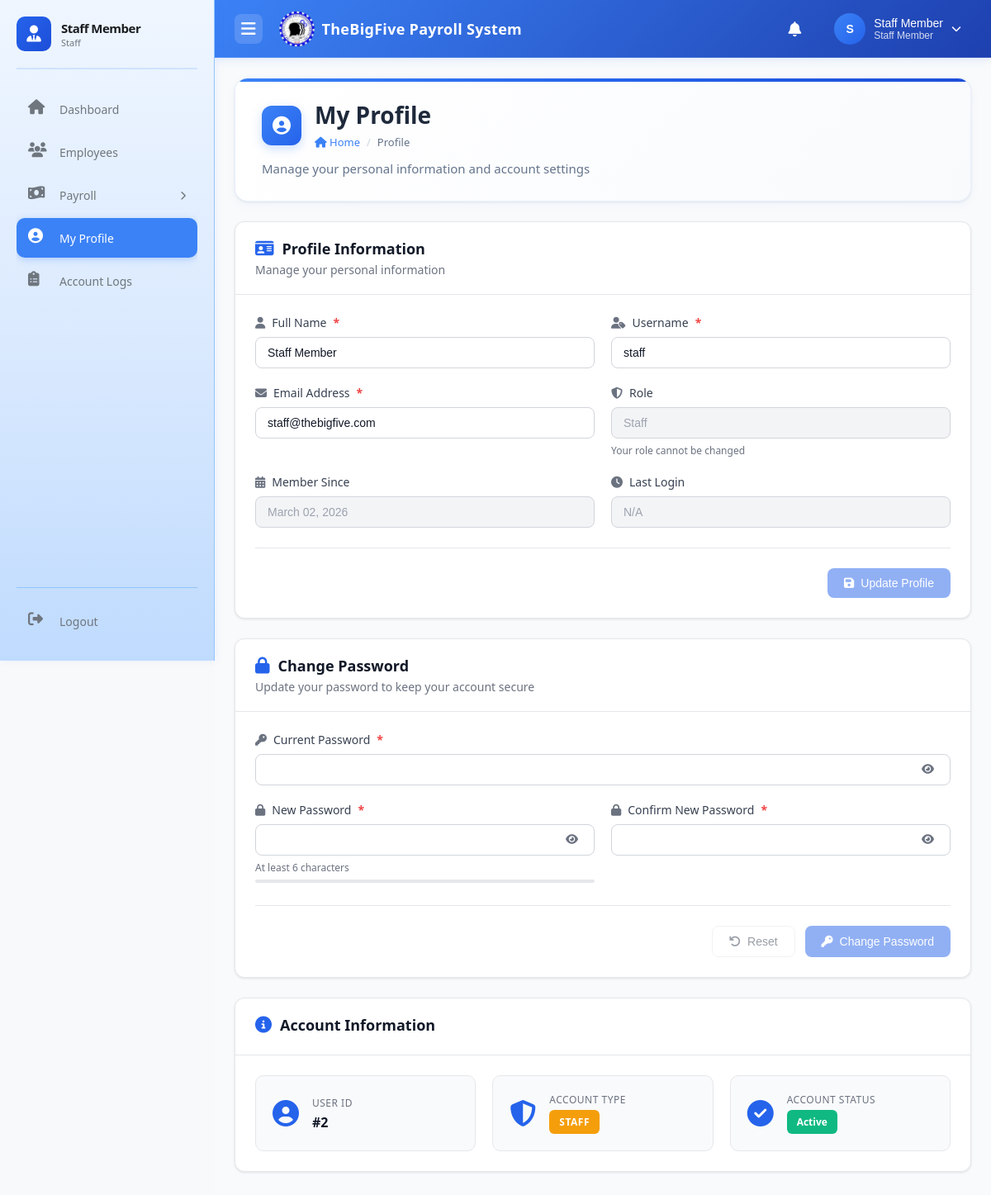
The app's page /staff/profile.php (signed in) with its own data.
### tables this page shows
CREATE TABLE IF NOT EXISTS users (
    id INT AUTO_INCREMENT PRIMARY KEY,
    username VARCHAR(50) NOT NULL UNIQUE,
    email VARCHAR(100) NOT NULL UNIQUE,
    password VARCHAR(255) NOT NULL,
    full_name VARCHAR(100) NOT NULL,
    role ENUM('admin', 'staff', 'user') NOT NULL DEFAULT 'user',
    status ENUM('active', 'inactive', 'suspended') NOT NULL DEFAULT 'active',
    created_at TIMESTAMP DEFAULT CURRENT_TIMESTAMP,
    updated_at TIMESTAMP DEFAULT CURRENT_TIMESTAMP ON UPDATE CURRENT_TIMESTAMP,
    last_login TIMESTAMP NULL,
    INDEX idx_username (username),
    INDEX idx_email (email),
    INDEX idx_role (role),
    INDEX idx_status (status)
);

### staff/profile.php (the view, shortened to what this page needs)
<?php
require_once 'include/header.php';
require_once 'include/sidebar.php';
try {
    $pdo = getDBConnection();
    $stmt = $pdo->prepare("SELECT id, username, email, full_name, role, created_at, last_login FROM users WHERE id = ?");
    $stmt->execute([$_SESSION['user_id']]);
    $user = $stmt->fetch();
} catch (PDOException $e) {
    $error_message = "Error fetching user data: " . $e->getMessage();
    $user = [];
}
?>
<div class="main-content">
    <div class="page-header">
        <div class="page-header-content">
            <div class="page-header-left">
                <div class="page-title-row">
                    <div class="page-icon">
                        <i class="fas fa-user-circle"></i>
                    </div>
                    <div class="page-title-text">
                        <h1>My Profile</h1>
                        <div class="page-breadcrumb">
                            <a href="dashboard_staff.php"><i class="fas fa-home"></i> Home</a>
                            <span class="page-breadcrumb-separator">/</span>
                            <span>Profile</span>
                        </div>
                    </div>
                </div>
                <p class="page-subtitle">Manage your personal information and account settings</p>
            </div>
        </div>
    </div>
    <div class="card">
        <div class="card-header">
            <h3 class="card-title">
                <i class="fas fa-id-card"></i> Profile Information
            </h3>
            <p class="card-subtitle">Manage your personal information</p>
        </div>
        <div class="card-body">
            <form method="POST" action="" id="profileForm">
                <div class="form-grid">
                    <div class="form-group">
                        <label for="full_name" class="form-label">
                            <i class="fas fa-user"></i> Full Name <span class="required">*</span>
                        </label>
                        <input type="text"
                               id="full_name"
                               name="full_name"
                               class="form-input"
                               value="<?php echo htmlspecialchars($user['full_name'] ?? ''); ?>"
                               required>
                    </div>
                    <div class="form-group">
                        <label for="username" class="form-label">
                            <i class="fas fa-user-tag"></i> Username <span class="required">*</span>
                        </label>
                        <input type="text"
                               id="username"
                               name="username"
                               class="form-input"
                               value="<?php echo htmlspecialchars($user['username'] ?? ''); ?>"
                               required>
                    </div>
                    <div class="form-group">
                        <label for="email" class="form-label">
                            <i class="fas fa-envelope"></i> Email Address <span class="required">*</span>
                        </label>
                        <input type="email"
                               id="email"
                               name="email"
                               class="form-input"
                               value="<?php echo htmlspecialchars($user['email'] ?? ''); ?>"
                               required>
                    </div>
                    <div class="form-group">
                        <label for="role" class="form-label">
                            <i class="fas fa-shield-alt"></i> Role
                        </label>
                        <input type="text"
                               id="role"
                               class="form-input"
                               value="<?php echo ucfirst($user['role'] ?? 'User'); ?>"
                               disabled>
                        <small class="form-help">Your role cannot be changed</small>
                    </div>
                    <div class="form-group">
                        <label for="member_since" class="form-label">
                            <i class="fas fa-calendar-alt"></i> Member Since
                        </label>
                        <input type="text"
                               id="member_since"
                               class="form-input"
                               value="<?php echo $user['created_at'] ? date('F d, Y', strtotime($user['created_at'])) : 'N/A'; ?>"
                               disabled>
                    </div>
                    <div class="form-group">
                        <label for="last_login" class="form-label">
                            <i class="fas fa-clock"></i> Last Login
                        </label>
                        <input type="text"
                               id="last_login"
                               class="form-input"
                               value="<?php echo $user['last_login'] ? date('M d, Y h:i A', strtotime($user['last_login'])) : 'N/A'; ?>"
                               disabled>
                    </div>
                </div>
                <div class="form-actions">
                    <button type="submit" name="update_profile" class="btn btn-primary" id="btnUpdateProfile" disabled>
                        <i class="fas fa-save"></i> Update Profile
                    </button>
                </div>
            </form>
        </div>
    </div>
    <div class="card">
        <div class="card-header">
            <h3 class="card-title">
                <i class="fas fa-lock"></i> Change Password
            </h3>
            <p class="card-subtitle">Update your password to keep your account secure</p>
        </div>
        <div class="card-body">
            <form method="POST" action="" id="passwordForm">
                <div class="form-grid">
                    <div class="form-group full-width">
                        <label for="current_password" class="form-label">
                            <i class="fas fa-key"></i> Current Password <span class="required">*</span>
                        </label>
                        <div class="password-input-wrapper">
                            <input type="password"
                                   id="current_password"
                                   name="current_password"
                                   class="form-input"
                                   required>
                            <button type="button" class="password-toggle" onclick="togglePassword('current_password')">
                                <i class="fas fa-eye"></i>
                            </button>
                        </div>
                    </div>
                    <div class="form-group">
                        <label for="new_password" class="form-label">
                            <i class="fas fa-lock"></i> New Password <span class="required">*</span>
                        </label>
                        <div class="password-input-wrapper">
                            <input type="password"
                                   id="new_password"
                                   name="new_password"
                                   class="form-input"
                                   minlength="6"
                                   required>
                            <button type="button" class="password-toggle" onclick="togglePassword('new_password')">
                                <i class="fas fa-eye"></i>
                            </button>
                        </div>
                        <small class="form-help">At least 6 characters</small>
                        <div class="password-strength"><div class="password-strength-bar"></div></div>
                    </div>
                    <div class="form-group">
                        <label for="confirm_password" class="form-label">
                            <i class="fas fa-lock"></i> Confirm New Password <span class="required">*</span>
                        </label>
                        <div class="password-input-wrapper">
                            <input type="password"
                                   id="confirm_password"
                                   name="confirm_password"
                                   class="form-input"
                                   minlength="6"
                                   required>
                            <button type="button" class="password-toggle" onclick="togglePassword('confirm_password')">
                                <i class="fas fa-eye"></i>
                            </button>
                        </div>
                    </div>
                </div>
                <div class="form-actions">
                    <button type="button" class="btn btn-secondary" id="btnResetPassword" onclick="resetPasswordForm()" disabled>
                        <i class="fas fa-undo"></i> Reset
                    </button>
                    <button type="submit" name="change_password" class="btn btn-primary" id="btnChangePassword" disabled>
                        <i class="fas fa-key"></i> Change Password
                    </button>
                </div>
            </form>
        </div>
    </div>
    <div class="card">
        <div class="card-header">
            <h3 class="card-title">
                <i class="fas fa-info-circle"></i> Account Information
            </h3>
        </div>
        <div class="card-body">
            <div class="info-grid">
                <div class="info-item">
                    <i class="fas fa-user-circle"></i>
                    <div class="info-content">
                        <span class="info-label">User ID</span>
                        <span class="info-value">#<?php echo $user['id']; ?></span>
                    </div>
                </div>
                <div class="info-item">
                    <i class="fas fa-shield-alt"></i>
                    <div class="info-content">
                        <span class="info-label">Account Type</span>
                        <span class="info-value">
                            <span class="badge-role badge-<?php echo $user['role']; ?>">
                                <?php echo ucfirst($user['role']); ?>
                            </span>
                        </span>
                    </div>
                </div>
                <div class="info-item">
                    <i class="fas fa-check-circle"></i>
                    <div class="info-content">
                        <span class="info-label">Account Status</span>
                        <span class="info-value">
                            <span class="badge-status badge-active">Active</span>
                        </span>
                    </div>
                </div>
            </div>
        </div>
    </div>
</div>
<link rel="stylesheet" href="../assets/css/profile.css">
<?php
require_once 'include/footer.php';
?>

### assets/css/dashboard.css (style rules this page uses)
:root { --sidebar-width: 260px; --sidebar-collapsed-width: 78px; --primary-color: #3b82f6; --primary-hover: #2563eb; --text-primary: #1a1d1f; --text-secondary: #6f767e; --bg-primary: linear-gradient(180deg, #dbeafe 0%, #bfdbfe 100%); --bg-secondary: #f8f9fa; --bg-hover: #e0f2fe; --border-color: #93c5fd; --shadow: 0 4px 6px rgba(59, 130, 246, 0.1); --transition: all 0.3s ease; --header-bg: linear-gradient(135deg, #3b82f6 0%, #1e40af 100%); --sidebar-bg: linear-gradient(180deg, #eff6ff 0%, #dbeafe 50%, #bfdbfe 100%); }
* { margin: 0; padding: 0; box-sizing: border-box; }
body { font-family: 'Segoe UI', Tahoma, Geneva, Verdana, sans-serif; background-color: var(--bg-secondary); color: var(--text-primary); transition: var(--transition); }
.main-content { margin-left: var(--sidebar-width); padding: 24px; }
.sidebar.loaded ~ .main-content { transition: margin-left 0.3s ease; }
.page-header { background: linear-gradient(135deg, #ffffff 0%, #f8fafc 100%); border-radius: 16px; padding: 28px 32px; margin-bottom: 28px; box-shadow: 0 1px 3px rgba(0, 0, 0, 0.08), 0 4px 12px rgba(59, 130, 246, 0.05); border: 1px solid rgba(59, 130, 246, 0.1); position: relative; overflow: hidden; width: 100%; }
.page-header::before { content: ''; position: absolute; top: 0; left: 0; right: 0; height: 4px; background: linear-gradient(90deg, #3b82f6 0%, #2563eb 50%, #1d4ed8 100%); }
.page-header-content { display: flex; align-items: center; justify-content: space-between; gap: 24px; flex-wrap: wrap; width: 100%; }
.page-header-left { flex: 1 1 auto; min-width: 250px; }
.page-title-row { display: flex; align-items: center; gap: 16px; margin-bottom: 12px; }
.page-icon { width: 48px; height: 48px; background: linear-gradient(135deg, #3b82f6 0%, #2563eb 100%); border-radius: 12px; display: flex; align-items: center; justify-content: center; color: white; font-size: 22px; flex-shrink: 0; box-shadow: 0 4px 12px rgba(59, 130, 246, 0.25); }
.page-title-text h1 { font-size: 28px; font-weight: 700; color: #1e293b; margin: 0; line-height: 1.2; }
.page-breadcrumb { display: flex; align-items: center; gap: 8px; font-size: 13px; color: #64748b; margin-top: 6px; }
.page-breadcrumb a { color: #3b82f6; text-decoration: none; transition: color 0.2s; }
.page-breadcrumb-separator { color: #cbd5e1; }
.page-subtitle { color: #64748b; font-size: 15px; margin: 8px 0 0 0; line-height: 1.5; }
.main-content { margin-left: var(--sidebar-width); margin-top: 70px; transition: var(--transition); padding: 24px; min-height: calc(100vh - 70px); }

### records on screen
users: full_name "Staff Member", username "staff", email "staff@thebigfive.com", role "Staff", created_at "March 02, 2026", last_login "N/A", id "2", role "STAFF"

### other values on screen
$user_initial "S"
$user_name "Staff Member"
$user_role "Staff Member"
$_SESSION['full_name'] "Staff Member"
$_SESSION['role'] "Staff"
